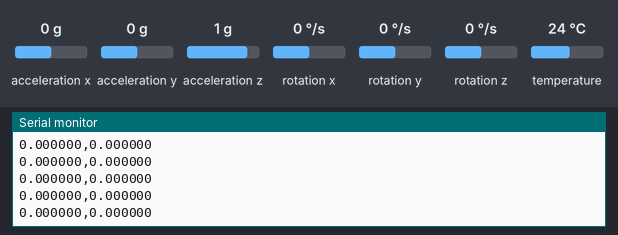
Bench run of a sketch on a simulated Arduino Uno, built with avr-gcc and run on an emulated ATmega328P. On the bench: the last lines printed to the serial monitor. The test bench sets the inputs (shaded band); at power-on: acceleration x 0 g, acceleration y 0 g, acceleration z 1 g, rotation x 0 °/s, rotation y 0 °/s, rotation z 0 °/s, temperature 24 °C.

Above: at 1.3 s.
1.4 s: acceleration x set to -1.4 g
At 1.43 s:
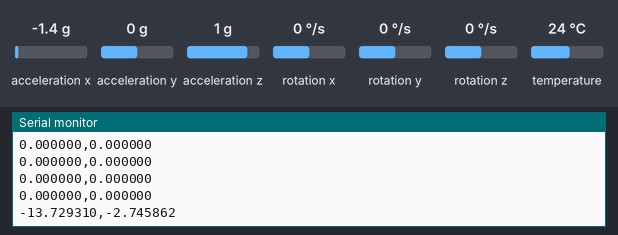
2.9 s: acceleration x set to -0.8 g
At 2.97 s:
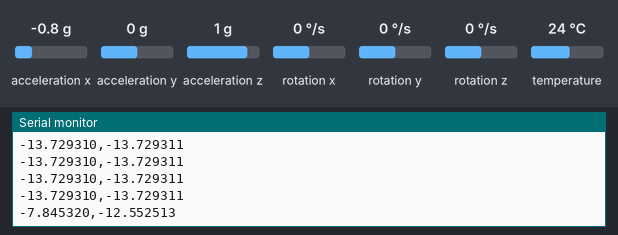
Timing chart, 0 to 5.9 s (numbered marks = the images above; inputs shaded):
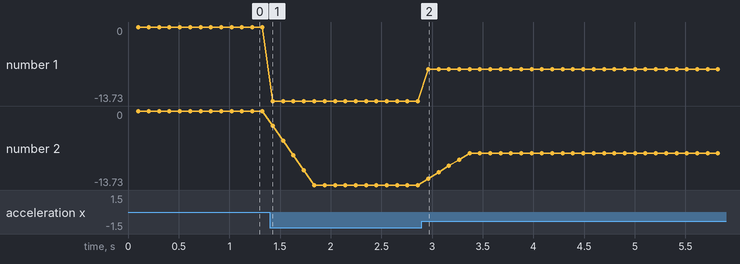

The sketch:

Moving_Average_Filter.ino
```cpp
#include <Adafruit_MPU6050.h>
#include <Adafruit_Sensor.h>
#include <Wire.h>

#define STEP_NUM 5

Adafruit_MPU6050 mpu;

float acc_value = 0.0;
float moving_average_acc_value = 0.0;
float acc[STEP_NUM] = {0.0};
int counter = 0;

void setup(void) {
  Serial.begin(115200);

  // Try to initialize!
  if (!mpu.begin()) {
    Serial.println("Failed to find MPU6050 chip");
    while (1);
  }
  // Serial.println("MPU6050 Found!");

  mpu.setAccelerometerRange(MPU6050_RANGE_8_G);

  mpu.setFilterBandwidth(MPU6050_BAND_21_HZ);

  delay(100);
}
long unsigned int timer = 0;
void loop() {

  if (millis() - timer >= 100) {
    sensors_event_t a, g, temp;
    mpu.getEvent(&a, &g, &temp);
    acc_value = a.acceleration.x;
    moving_average_acc_value = mov_avg(counter, acc_value);

    timer = millis();
    Serial.print(acc_value, 6); Serial.print(","); Serial.println(moving_average_acc_value, 6);
  }


}

float mov_avg(int* counter, float input) {
  float avg = 0.0;
  if (*counter < STEP_NUM - 1) {
    acc[*counter] = input;
    *counter++;
    return input;
  }

  acc[STEP_NUM - 1] = input;
  avg = average(acc, STEP_NUM);
  leftRotate(acc, STEP_NUM);

  return avg;
}


float average(float* arr, int size) {
  float s = 0.0;
  for (int i = 0; i < size; i++) {
    s += arr[i];
  }

  return s / (float)size;
}

void leftRotate(float* arr, int n)
{
  int temp = arr[0], i;
  for (i = 0; i < n - 1; i++)
    arr[i] = arr[i + 1];

  arr[i] = temp;
}
```

Measured:
- after the input at 1.4 s, the serial monitor: prints a new line at once (image 1)
- after the input at 2.9 s, the serial monitor: prints a new line after 0.06 s (image 2)
- plotted number 1: 0 → -13.73 after the input at 1.4 s, -13.73 → -7.85 after the input at 2.9 s
- plotted number 2: 0 → -13.73 after the input at 1.4 s, -13.73 → -7.85 after the input at 2.9 s
